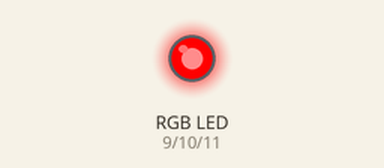
Bench run of a sketch on a simulated Arduino Uno, built with avr-gcc and run on an emulated ATmega328P. On the bench: an RGB LED mixed from three pins (HIGH = lit).

Above: at 0.5 s.
At 1.5 s:
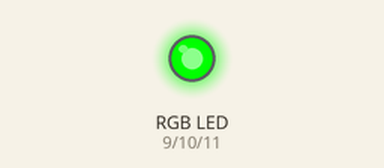
At 5.5 s:
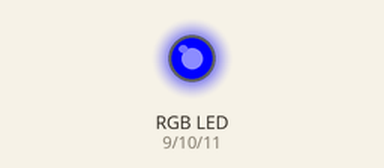
Timing chart, 0 to 6.9 s (numbered marks = the images above):
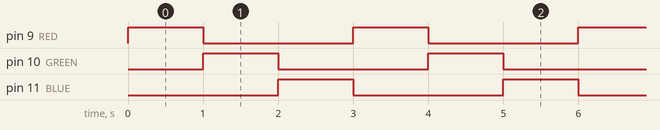

The sketch:

week3.ino
```cpp
int RED = 9,BLUE = 11,GREEN = 10;
void setup()
{
  pinMode(RED, OUTPUT);
  pinMode(GREEN, OUTPUT);
  pinMode(BLUE, OUTPUT);
}

void loop()
{
  RGB(255,0,0);
  delay(1000);
  RGB(0,255,0);
  delay(1000);
  RGB(0,0,255);
  delay(1000);
}

void RGB(int R,int G,int B){
  analogWrite(9,R);
  analogWrite(10,G);
  analogWrite(11,B);
}
```

Measured:
- by itself, pin 9 (RED), pin 10 (GREEN), pin 11 (BLUE): alternates HIGH for 1.0 s and LOW for 2.0 s
- by itself, everything shown: repeats every 3.0 s, in 3 steps
